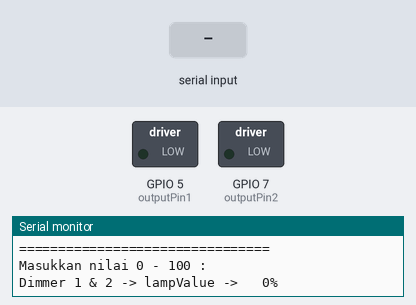
Recording of a sketch running on a simulated ESP32-S3. Shown: switched loads named in the sketch (green lamp = pin HIGH), the last lines printed to the serial monitor. The test bench sets the inputs (shaded band).

Above: at 1.2 s.
1.3 s: "90,45\n" received over Serial
At 2.5 s:
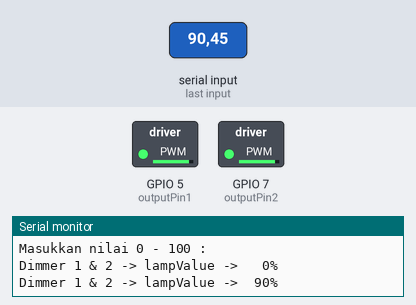
2.8 s: "30,150\n" received over Serial
At 3.5 s:
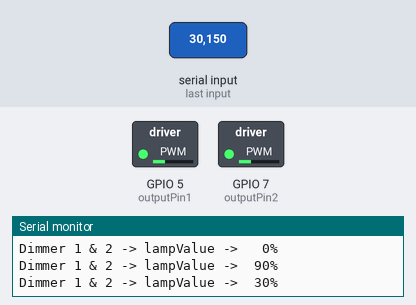
4.3 s: "5\n" received over Serial
At 4.6 s:
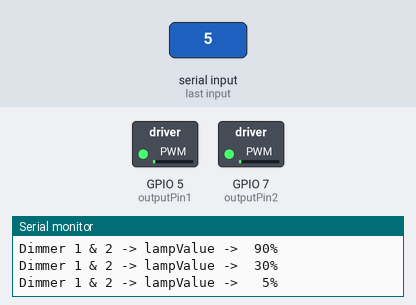
5.8 s: "90\n" received over Serial
At 6.9 s:
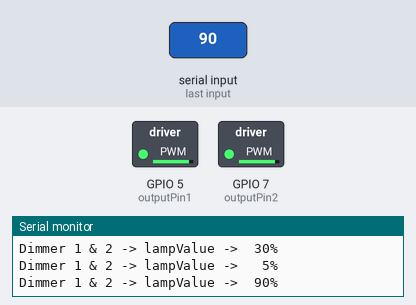
Timing chart, 0 to 8.3 s (numbered marks = the images above; inputs shaded):
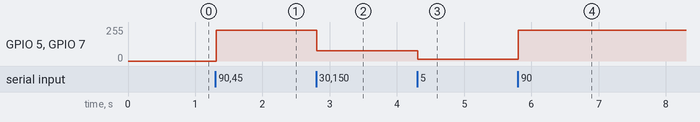

Measured:
- after the input at 1.3 s, GPIO 5 (outputPin1), GPIO 7 (outputPin2): 0/255 → 229/255 at once
- after the input at 2.8 s, GPIO 5 (outputPin1), GPIO 7 (outputPin2): 229/255 → 76/255 at once
- after the input at 4.3 s, GPIO 5 (outputPin1), GPIO 7 (outputPin2): 76/255 → 12/255 at once
- after the input at 5.8 s, GPIO 5 (outputPin1), GPIO 7 (outputPin2): 12/255 → 229/255 at once

The sketch:

esp_32_robotdyn_tes.ino
```cpp
/**************
 *  RobotDyn Dimmer - ESP32-S3 Version
 *  Dimmer 1: ZC -> GPIO4 | OUT -> GPIO5
 *  Dimmer 2: ZC -> GPIO6 | OUT -> GPIO7
 **************/

// ============================================================
// BAGIAN 1: INCLUDE LIBRARY DAN DEFINE PIN
// ============================================================

// Memasukkan library RBDdimmer.h untuk mengontrol modul dimmer
// Library ini menangani deteksi zero-crossing dan pengaturan phase cut
#include <RBDdimmer.h>

// Memberi nama alias "USE_SERIAL" untuk objek Serial bawaan ESP32
// Ini memudahkan jika nanti ingin ganti ke Serial1, Serial2, dll
#define USE_SERIAL  Serial

// ----- PIN UNTUK DIMMER 1 -----
#define outputPin1  5   // OUT dimmer 1 (GPIO5) - pin yang mengirim sinyal TRIAC
#define zerocross1  4   // ZC dimmer 1 (GPIO4) - pin deteksi zero crossing dari listrik AC

// ----- PIN UNTUK DIMMER 2 -----
#define outputPin2  7   // OUT dimmer 2 (GPIO7)
#define zerocross2  6   // ZC dimmer 2 (GPIO6)

// ============================================================
// BAGIAN 2: MEMBUAT OBJEK DIMMER
// ============================================================

// Membuat objek dimmer untuk lampu 1
// Parameter: (pin_OUT, pin_ZC)
dimmerLamp dimmer1(outputPin1, zerocross1);

// Membuat objek dimmer untuk lampu 2
dimmerLamp dimmer2(outputPin2, zerocross2);

// Variabel untuk menyimpan nilai kecerahan yang diminta (0-100)
int outVal = 0;

// Variabel untuk menyimpan nilai sebelumnya, supaya tidak update terus-menerus
// Diinisialisasi -1 karena nilai 0-100 valid, -1 berarti "belum pernah diset"
int prevVal = -1;

// ============================================================
// BAGIAN 3: FUNGSI SETUP (dijalankan sekali di awal)
// ============================================================

void setup() {
  // Memulai komunikasi serial dengan kecepatan 115200 baud
  USE_SERIAL.begin(115200);

  // Loop kecil: tunggu sampai port serial benar-benar siap
  // (terutama penting untuk board yang pakai USB native seperti ESP32-S3)
  while (!USE_SERIAL) delay(10);

  // --- INISIALISASI DIMMER 1 ---
  // begin(NORMAL_MODE, ON) -> mode normal (bukan inverse), dan dimmer aktif (ON)
  dimmer1.begin(NORMAL_MODE, ON);
  dimmer1.setPower(0);   // Mulai dengan kecerahan 0% (mati)

  // --- INISIALISASI DIMMER 2 ---
  dimmer2.begin(NORMAL_MODE, ON);
  dimmer2.setPower(0);   // Mulai dengan kecerahan 0% (mati)

  // --- CETAK MENU PETUNJUK KE SERIAL MONITOR ---
  USE_SERIAL.println("================================");
  USE_SERIAL.println("  RobotDyn 2x Dimmer ESP32-S3  ");
  USE_SERIAL.println("  D1: ZC=GPIO4 | OUT=GPIO5     ");
  USE_SERIAL.println("  D2: ZC=GPIO6 | OUT=GPIO7     ");
  USE_SERIAL.println("================================");
  USE_SERIAL.println("Masukkan nilai 0 - 100 :");
}

// ============================================================
// BAGIAN 4: FUNGSI BANTUAN (PRINT DENGAN FORMAT RAPI)
// ============================================================

// Fungsi ini mencetak nilai kecerahan dengan format yang rapi
// Contoh output: "lampValue ->  50%"  (ada spasi biar lurus)
void printPower(int val) {
  USE_SERIAL.print("lampValue -> ");

  // Jika nilai kurang dari 100, tambahkan 1 spasi di depan
  if (val < 100) USE_SERIAL.print(" ");
  // Jika nilai kurang dari 10, tambahkan 1 spasi lagi (total 2 spasi)
  if (val < 10)  USE_SERIAL.print(" ");

  USE_SERIAL.print(val);      // Cetak angkanya
  USE_SERIAL.println("%");     // Cetak simbol persen lalu pindah baris
}

// ============================================================
// BAGIAN 5: FUNGSI LOOP (dijalankan terus-menerus)
// ============================================================

void loop() {
  // --------------------------------------------------------
  // STEP 1: BACA INPUT DARI SERIAL MONITOR
  // --------------------------------------------------------

  // Cek apakah ada data yang masuk dari serial
  if (USE_SERIAL.available()) {

    // parseInt() membaca angka dari serial (sampai menemukan non-angka)
    // Contoh: jika user kirim "75", maka buf = 75
    int buf = USE_SERIAL.parseInt();

    // Bersihkan buffer serial dari sisa karakter (seperti newline, spasi, dll)
    // Supaya tidak mengganggu pembacaan berikutnya
    while (USE_SERIAL.available()) USE_SERIAL.read();

    // Validasi: apakah angka yang dimasukkan antara 0 sampai 100?
    if (buf >= 0 && buf <= 100) {
      outVal = buf;   // Simpan nilai yang valid
    } else {
      // Jika angka di luar range, kasih peringatan
      USE_SERIAL.println("Input tidak valid! Masukkan 0 - 100");
    }
  }

  // --------------------------------------------------------
  // STEP 2: UPDATE DIMMER (HANYA JIKA NILAI BERUBAH)
  // --------------------------------------------------------

  // Cek apakah nilai kecerahan yang sekarang (outVal) berbeda dengan sebelumnya (prevVal)
  // Ini penting agar tidak terus-menerus mengirim perintah setPower ke dimmer
  // (menghemat prosesor dan mengurangi noise di jalur kontrol)
  if (outVal != prevVal) {

    // Set kedua dimmer ke nilai kecerahan yang sama
    // Catatan: Kedua lampu akan menyala dengan intensitas IDENTIK
    dimmer1.setPower(outVal);
    dimmer2.setPower(outVal);

    // Cetak informasi ke serial monitor
    USE_SERIAL.print("Dimmer 1 & 2 -> ");
    printPower(outVal);

    // Update nilai sebelumnya sama dengan nilai sekarang
    // Supaya di loop berikutnya tidak update lagi jika nilainya sama
    prevVal = outVal;
  }

  // --------------------------------------------------------
  // STEP 3: DELAY SINGKAT
  // --------------------------------------------------------

  // Delay 10ms agar loop tidak terlalu cepat dan memberi waktu ke proses lain
  // Delay ini aman karena pengaturan dimmer sudah ditangani oleh interrupt
  // dari library RBDdimmer (zero-crossing detection)
  delay(10);
}
```
